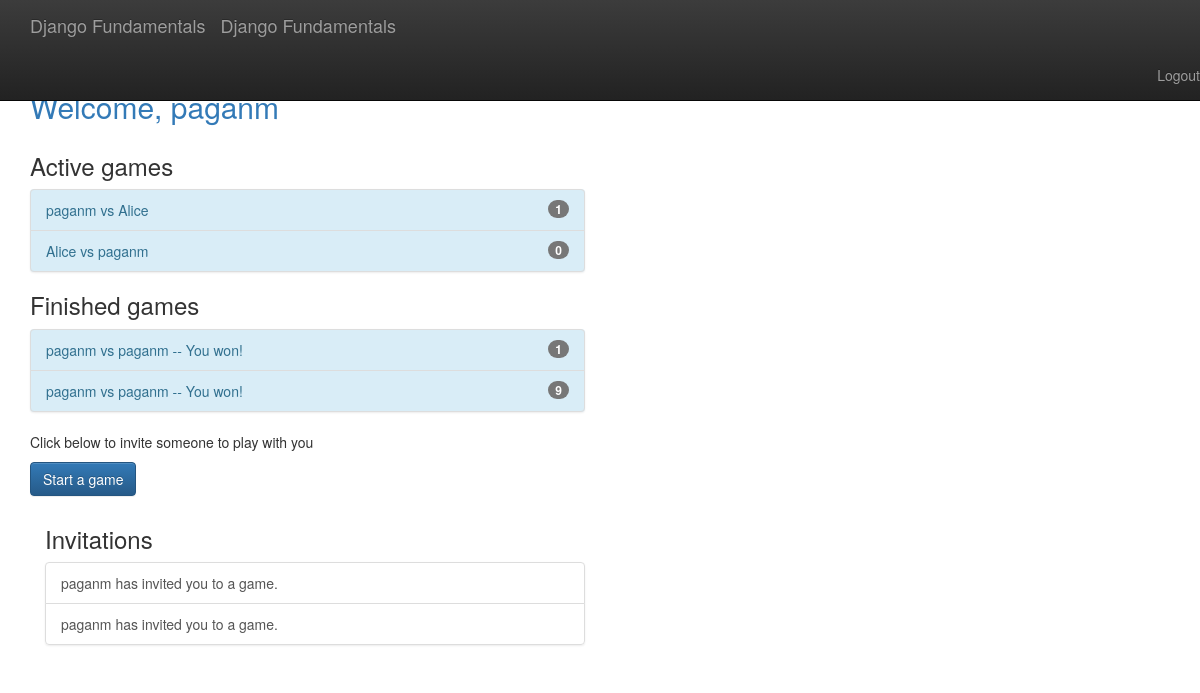
/player/home (signed in), run on the app's committed database.
### gameplay/models.py (models this page shows, shortened)
@python_2_unicode_compatible
class Game(models.Model):
    first_player = models.ForeignKey(User, related_name = "games_first_player")
    second_player = models.ForeignKey(User, related_name = "games_second_player")
    start_time = models.DateTimeField(auto_now_add=True)
    last_active = models.DateTimeField(auto_now=True)
    status = models.CharField(max_length = 1, default = 'F', choices =
                              GAME_STATUS_CHOICES)
    objects = GamesQuerySet.as_manager()
    def get_absolute_url(self):
        return reverse('gameplay_detail', args=[self.id])
    def __str__(self):
        return "{0} vs {1}".format(
            self.first_player, self.second_player
        )

### player/models.py (models this page shows)
class Invitation(models.Model):
    from_user = models.ForeignKey(User, related_name = "invitations_sent")
    to_user = models.ForeignKey(
        User,
        related_name="invitations_received",
        verbose_name="User to invite",
        help_text="Please select the user you want to play the game with.",
        on_delete=models.CASCADE
    )
    message = models.CharField(
        max_length=300,
        verbose_name="Optional Message",
        help_text="Its always nice to add a friendly message"
    )

### player/views.py (the view)
# urls.py: url(r'home$', home, name = "player_home"),
@login_required
def home(request):
    my_games = Game.objects.games_for_user(request.user)
    active_games = my_games.active()
    print("what are my active games")
    print(active_games)
    finished_games = my_games.difference(active_games)
    print("what are finished games")
    print(finished_games)
    invitations = request.user.invitations_received.all()
    return render(request, "player/home.html",
                  {'active_games': active_games,
                   'finished_games': finished_games,
                   'invitations': invitations})

### gameplay/models.py (called while the page is built)
    def games_for_user(self, user):
        return self.filter(
            Q(first_player = user) | Q(second_player = user)
        )

    def active(self):
        return self.filter(
            Q(status = 'F') | Q(status = 'S')
        )

### player/templates/player/home.html (shortened to what this page needs)
{% extends "base.html" %}
{% block content %}
    <h2 class = "text-primary">Welcome, {{ user.username }}</h2>
    <div class = "row">
        <div class = "col-md-6">
            <h3>Active games</h3>
            {% include "player/game_list_snippet.html" with games_list=active_games %}
            <h3>Finished games</h3>
            {% include "player/game_list_snippet.html" with games_list=finished_games %}
            <p>Click below to invite someone to play with you
            <p>
                <a class = "btn btn-primary"
                   href = "{% url 'player_new_invitation' %}"> Start a game</a>
            </p>
            </div>
        </div>
        <div class = "col-md-6">
            <h3>Invitations</h3>
            {% if invitations %}
                <div class = "list-group">
                    {% for inv in invitations %}
                        <a class="list-group-item"
                           href="{% url 'player_accept_invitation' id=inv.id %}">
                              {{ inv.from_user.username }} has invited you to a game.
                        </a>
                    {% endfor %}
                </div>
            {% else %}
                <p>You have no invitations.</p>
            {% endif %}
        </div>
    </div>
{% endblock content %}

### player/templates/base.html (shortened to what this page needs)
    {% load staticfiles %}
    <!doctype html>
    <html class="no-js" lang="">
    <head>
    {% block styling %}
        <link rel="stylesheet" href="{% static 'css/bootstrap.min.css' %}">
        <link rel="stylesheet" href="{% static 'css/bootstrap-theme.min.css' %}">
        <link rel="stylesheet" href="{% static 'css/main.css' %}">
    {% endblock styling %}
    </head>
    <body>
    <nav class="navbar navbar-inverse navbar-fixed-top" role="navigation">
      <div class="container">
        <div class="navbar-header">
          <a class="navbar-brand" href="#">Django Fundamentals</a>
        </div>
          <a class = "navbar-brand" href = "/">Django Fundamentals</a>
        </div>
        <ul class = "nav navbar-nav navbar-right">
            {% if user.is_authenticated %}
                <li><a href = " [% url 'player_logout' %}">Logout</a></li>
            {% else %}
                <li><a href = " [% url 'player_login' %}">Login</a></li>
            {% endif %}
        </ul>
    </nav>
    <div class = "container">
        {% block content %}
        {% endblock content %}
    </body>
</html>

### player/templates/player/game_list_snippet.html
{% if games_list %}
    <div class = "list-group bg-info" >
        {% for game in games_list %}
            <a class = "list-group-item list-group-item-info"
               href = "{{ game.get_absolute_url }}">
                {{ game }}
                {% if game.status not in 'FS' %}
                    {% if game.status == "D" %}
                        -- Draw
                    {% elif game.status == "W" and user == game.first_player %}
                        -- You won!
                    {% elif game.status == "L" and user == game.second_player %}
                        -- You won!
                    {% else %}
                        -- You lost
                    {% endif %}
                {% endif %}
                <span class = "badge">{{ game.move_set.count }}</span>
            </a>
        {% endfor %}
    </div>
{% endif %}

### player/templates/base.html (style rules this page uses)
body { padding-top: 70px; padding-bottom: 20px; }

### data on the page
Game: first_player+second_player "paganm vs Alice", move_set.count "1"
Game: first_player+second_player "Alice vs paganm", move_set.count "0"
Game: first_player+second_player "paganm vs paganm", status "-- You won!", move_set.count "1"
Game: first_player+second_player "paganm vs paganm", status "-- You won!", move_set.count "9"
Invitation: from_user.username "paganm"
Invitation: from_user.username "paganm"

### other printed values
{{ user.username }} "paganm"
